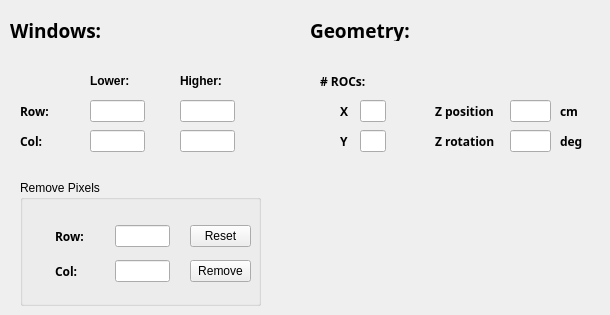
     <widget class="QWidget" name="tab_6">
      <attribute name="title">
       <string>DUT0</string>
      </attribute>
      <widget class="QLabel" name="windowsDut0LB">
       <property name="geometry">
        <rect>
         <x>10</x>
         <y>20</y>
         <width>111</width>
         <height>21</height>
        </rect>
       </property>
       <property name="font">
        <font>
         <family>Sans Serif</family>
         <pointsize>14</pointsize>
         <weight>75</weight>
         <bold>true</bold>
        </font>
       </property>
       <property name="text">
        <string>Windows:</string>
       </property>
      </widget>
      <widget class="QLabel" name="row0LB">
       <property name="geometry">
        <rect>
         <x>20</x>
         <y>100</y>
         <width>36</width>
         <height>22</height>
        </rect>
       </property>
       <property name="font">
        <font>
         <family>Sans Serif</family>
         <weight>75</weight>
         <bold>true</bold>
        </font>
       </property>
       <property name="text">
        <string>Row:</string>
       </property>
      </widget>
      <widget class="QLabel" name="col0LB">
       <property name="geometry">
        <rect>
         <x>20</x>
         <y>130</y>
         <width>36</width>
         <height>22</height>
        </rect>
       </property>
       <property name="font">
        <font>
         <family>Sans Serif</family>
         <weight>75</weight>
         <bold>true</bold>
        </font>
       </property>
       <property name="text">
        <string>Col:</string>
       </property>
      </widget>
      <widget class="customLineEdit" name="lowerRowDUT0LE">
       <property name="geometry">
        <rect>
         <x>90</x>
         <y>100</y>
         <width>55</width>
         <height>22</height>
        </rect>
       </property>
      </widget>
      <widget class="customLineEdit" name="lowerColDUT0LE">
       <property name="geometry">
        <rect>
         <x>90</x>
         <y>130</y>
         <width>55</width>
         <height>22</height>
        </rect>
       </property>
      </widget>
      <widget class="QLabel" name="lowerEdge0LB">
       <property name="geometry">
        <rect>
         <x>90</x>
         <y>70</y>
         <width>53</width>
         <height>22</height>
        </rect>
       </property>
       <property name="font">
        <font>
         <weight>75</weight>
         <bold>true</bold>
        </font>
       </property>
       <property name="text">
        <string>Lower:</string>
       </property>
      </widget>
      <widget class="QLabel" name="higherEdge0LB">
       <property name="geometry">
        <rect>
         <x>180</x>
         <y>70</y>
         <width>53</width>
         <height>22</height>
        </rect>
       </property>
       <property name="font">
        <font>
         <weight>75</weight>
         <bold>true</bold>
        </font>
       </property>
       <property name="text">
        <string>Higher:</string>
       </property>
      </widget>
      <widget class="customLineEdit" name="higherRowDUT0LE">
       <property name="geometry">
        <rect>
         <x>180</x>
         <y>100</y>
         <width>55</width>
         <height>22</height>
        </rect>
       </property>
      </widget>
      <widget class="customLineEdit" name="higherColDUT0LE">
       <property name="geometry">
        <rect>
         <x>180</x>
         <y>130</y>
         <width>55</width>
         <height>22</height>
        </rect>
       </property>
      </widget>
      <widget class="QGroupBox" name="removePixelDUT0GB">
       <property name="geometry">
        <rect>
         <x>20</x>
         <y>180</y>
         <width>241</width>
         <height>126</height>
        </rect>
       </property>
       <property name="title">
        <string>Remove Pixels</string>
       </property>
       <widget class="QLabel" name="removeRowDUT0LB">
        <property name="geometry">
         <rect>
          <x>35</x>
          <y>45</y>
          <width>36</width>
          <height>22</height>
         </rect>
        </property>
        <property name="font">
         <font>
          <family>Sans Serif</family>
          <weight>75</weight>
          <bold>true</bold>
         </font>
        </property>
        <property name="text">
         <string>Row:</string>
        </property>
       </widget>
       <widget class="QLineEdit" name="removeRowDUT0LE">
        <property name="geometry">
         <rect>
          <x>95</x>
          <y>45</y>
          <width>55</width>
          <height>22</height>
         </rect>
        </property>
       </widget>
       <widget class="QLabel" name="removeColDUT0LB">
        <property name="geometry">
         <rect>
          <x>35</x>
          <y>80</y>
          <width>36</width>
          <height>22</height>
         </rect>
        </property>
        <property name="font">
         <font>
          <family>Sans Serif</family>
          <weight>75</weight>
          <bold>true</bold>
         </font>
        </property>
        <property name="text">
         <string>Col:</string>
        </property>
       </widget>
       <widget class="QLineEdit" name="removeColDUT0LE">
        <property name="geometry">
         <rect>
          <x>95</x>
          <y>80</y>
          <width>55</width>
          <height>22</height>
         </rect>
        </property>
       </widget>
       <widget class="QPushButton" name="removePxlDUT0PB">
        <property name="geometry">
         <rect>
          <x>170</x>
          <y>80</y>
          <width>61</width>
          <height>22</height>
         </rect>
        </property>
        <property name="text">
         <string>Remove</string>
        </property>
       </widget>
       <widget class="QPushButton" name="resetRemovedPxlsDUT0PB">
        <property name="geometry">
         <rect>
          <x>170</x>
          <y>45</y>
          <width>61</width>
          <height>22</height>
         </rect>
        </property>
        <property name="text">
         <string>Reset</string>
        </property>
       </widget>
      </widget>
      <widget class="QLabel" name="geometryDut0LB">
       <property name="geometry">
        <rect>
         <x>310</x>
         <y>20</y>
         <width>111</width>
         <height>21</height>
        </rect>
       </property>
       <property name="font">
        <font>
         <family>Sans Serif</family>
         <pointsize>14</pointsize>
         <weight>75</weight>
         <bold>true</bold>
        </font>
       </property>
       <property name="text">
        <string>Geometry:</string>
       </property>
      </widget>
      <widget class="QLabel" name="ROCdut0LB">
       <property name="geometry">
        <rect>
         <x>320</x>
         <y>70</y>
         <width>71</width>
         <height>22</height>
        </rect>
       </property>
       <property name="font">
        <font>
         <family>Sans Serif</family>
         <weight>75</weight>
         <bold>true</bold>
        </font>
       </property>
       <property name="text">
        <string># ROCs:</string>
       </property>
      </widget>
      <widget class="QLabel" name="xROCdut0LB">
       <property name="geometry">
        <rect>
         <x>340</x>
         <y>100</y>
         <width>16</width>
         <height>22</height>
        </rect>
       </property>
       <property name="font">
        <font>
         <family>Sans Serif</family>
         <weight>75</weight>
         <bold>true</bold>
        </font>
       </property>
       <property name="text">
        <string>X</string>
       </property>
      </widget>
      <widget class="customLineEdit" name="xROCdut0LE">
       <property name="geometry">
        <rect>
         <x>360</x>
         <y>100</y>
         <width>26</width>
         <height>22</height>
        </rect>
       </property>
      </widget>
      <widget class="QLabel" name="yROCdut0LB">
       <property name="geometry">
        <rect>
         <x>340</x>
         <y>130</y>
         <width>16</width>
         <height>22</height>
        </rect>
       </property>
       <property name="font">
        <font>
         <family>Sans Serif</family>
         <weight>75</weight>
         <bold>true</bold>
        </font>
       </property>
       <property name="text">
        <string>Y</string>
       </property>
      </widget>
      <widget class="customLineEdit" name="yROCdut0LE">
       <property name="geometry">
        <rect>
         <x>360</x>
         <y>130</y>
         <width>26</width>
         <height>22</height>
        </rect>
       </property>
      </widget>
      <widget class="QLabel" name="ZposDUT0LB">
       <property name="geometry">
        <rect>
         <x>435</x>
         <y>100</y>
         <width>81</width>
         <height>22</height>
        </rect>
       </property>
       <property name="font">
        <font>
         <family>Sans Serif</family>
         <weight>75</weight>
         <bold>true</bold>
        </font>
       </property>
       <property name="text">
        <string>Z position</string>
       </property>
      </widget>
      <widget class="QLabel" name="ZrotDUT0LB">
       <property name="geometry">
        <rect>
         <x>435</x>
         <y>130</y>
         <width>81</width>
         <height>22</height>
        </rect>
       </property>
       <property name="font">
        <font>
         <family>Sans Serif</family>
         <weight>75</weight>
         <bold>true</bold>
        </font>
       </property>
       <property name="text">
        <string>Z rotation</string>
       </property>
      </widget>
      <widget class="customLineEdit" name="ZposDUT0LE">
       <property name="geometry">
        <rect>
         <x>510</x>
         <y>100</y>
         <width>41</width>
         <height>22</height>
        </rect>
       </property>
      </widget>
      <widget class="customLineEdit" name="ZrotDUT0LE">
       <property name="geometry">
        <rect>
         <x>510</x>
         <y>130</y>
         <width>41</width>
         <height>22</height>
        </rect>
       </property>
      </widget>
      <widget class="QLabel" name="ZposDUT0DegLB">
       <property name="geometry">
        <rect>
         <x>560</x>
         <y>130</y>
         <width>41</width>
         <height>22</height>
        </rect>
       </property>
       <property name="font">
        <font>
         <family>Sans Serif</family>
         <weight>75</weight>
         <bold>true</bold>
        </font>
       </property>
       <property name="text">
        <string>deg</string>
       </property>
      </widget>
      <widget class="QLabel" name="ZposDUT0CMLB">
       <property name="geometry">
        <rect>
         <x>560</x>
         <y>100</y>
         <width>31</width>
         <height>22</height>
        </rect>
       </property>
       <property name="font">
        <font>
         <family>Sans Serif</family>
         <weight>75</weight>
         <bold>true</bold>
        </font>
       </property>
       <property name="text">
        <string>cm</string>
       </property>
      </widget>
     </widget>
